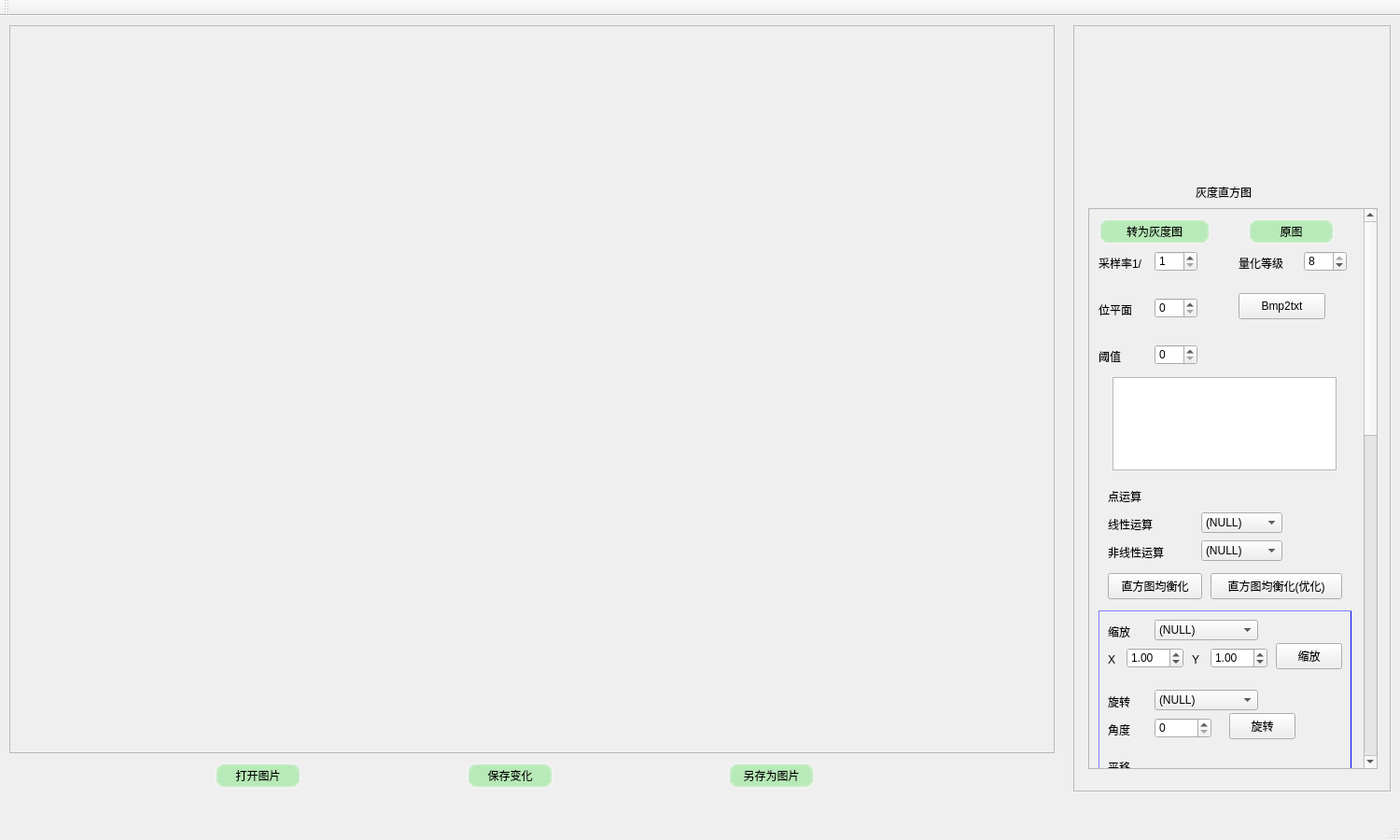
<?xml version="1.0" encoding="UTF-8"?>
<ui version="4.0">
 <class>MainWindow</class>
 <widget class="QMainWindow" name="MainWindow">
  <property name="geometry">
   <rect>
    <x>0</x>
    <y>0</y>
    <width>1500</width>
    <height>900</height>
   </rect>
  </property>
  <property name="windowTitle">
   <string>imgShow</string>
  </property>
  <widget class="QWidget" name="centralWidget">
   <widget class="QPushButton" name="openButton">
    <property name="geometry">
     <rect>
      <x>230</x>
      <y>800</y>
      <width>93</width>
      <height>28</height>
     </rect>
    </property>
    <property name="styleSheet">
     <string notr="true">QPushButton{
background-color:rgba(100,225,100,100);
border-style:outset;
border-width:4px;
border-radius:10px;
border-color:rgba(255,255,255,30);}
QPushButton:pressed{
background-color:rgba(100,255,100,200);
border-color:rgba(255,255,255,30);
border-style:inset;
color:rgba(0,0,0,100);}
QPushButton:hover{
background-color:rgba(100,255,100,100);
border-color:rgba(255,255,255,200);
color:rgba(0,0,0,200);}</string>
    </property>
    <property name="text">
     <string>打开图片</string>
    </property>
   </widget>
   <widget class="QPushButton" name="saveButton">
    <property name="geometry">
     <rect>
      <x>780</x>
      <y>800</y>
      <width>93</width>
      <height>28</height>
     </rect>
    </property>
    <property name="styleSheet">
     <string notr="true">QPushButton{
background-color:rgba(100,225,100,100);
border-style:outset;
border-width:4px;
border-radius:10px;
border-color:rgba(255,255,255,30);}
QPushButton:pressed{
background-color:rgba(100,255,100,200);
border-color:rgba(255,255,255,30);
border-style:inset;
color:rgba(0,0,0,100);}
QPushButton:hover{
background-color:rgba(100,255,100,100);
border-color:rgba(255,255,255,200);
color:rgba(0,0,0,200);}</string>
    </property>
    <property name="text">
     <string>另存为图片</string>
    </property>
   </widget>
   <widget class="QScrollArea" name="screenArea">
    <property name="geometry">
     <rect>
      <x>10</x>
      <y>10</y>
      <width>1120</width>
      <height>780</height>
     </rect>
    </property>
    <property name="widgetResizable">
     <bool>true</bool>
    </property>
    <widget class="QWidget" name="scrollAreaWidgetContents">
     <property name="geometry">
      <rect>
       <x>0</x>
       <y>0</y>
       <width>1118</width>
       <height>778</height>
      </rect>
     </property>
     <widget class="QLabel" name="imageLabel">
      <property name="geometry">
       <rect>
        <x>0</x>
        <y>0</y>
        <width>1120</width>
        <height>780</height>
       </rect>
      </property>
      <property name="text">
       <string/>
      </property>
     </widget>
    </widget>
   </widget>
   <widget class="QScrollArea" name="controlArea">
    <property name="geometry">
     <rect>
      <x>1150</x>
      <y>10</y>
      <width>340</width>
      <height>821</height>
     </rect>
    </property>
    <property name="widgetResizable">
     <bool>true</bool>
    </property>
    <widget class="QWidget" name="scrollAreaWidgetContents_2">
     <property name="geometry">
      <rect>
       <x>0</x>
       <y>0</y>
       <width>338</width>
       <height>819</height>
      </rect>
     </property>
     <widget class="QScrollArea" name="buttonsArea">
      <property name="geometry">
       <rect>
        <x>15</x>
        <y>195</y>
        <width>310</width>
        <height>601</height>
       </rect>
      </property>
      <property name="verticalScrollBarPolicy">
       <enum>Qt::ScrollBarAlwaysOn</enum>
      </property>
      <property name="widgetResizable">
       <bool>true</bool>
      </property>
      <widget class="QWidget" name="scrollAreaWidgetContents_3">
       <property name="geometry">
        <rect>
         <x>0</x>
         <y>-662</y>
         <width>287</width>
         <height>1500</height>
        </rect>
       </property>
       <property name="minimumSize">
        <size>
         <width>0</width>
         <height>1500</height>
        </size>
       </property>
       <widget class="QPushButton" name="showGrey">
        <property name="geometry">
         <rect>
          <x>10</x>
          <y>10</y>
          <width>120</width>
          <height>28</height>
         </rect>
        </property>
        <property name="styleSheet">
         <string notr="true">QPushButton{
background-color:rgba(100,225,100,100);
border-style:outset;
border-width:4px;
border-radius:10px;
border-color:rgba(255,255,255,30);}
QPushButton:pressed{
background-color:rgba(100,255,100,200);
border-color:rgba(255,255,255,30);
border-style:inset;
color:rgba(0,0,0,100);}
QPushButton:hover{
background-color:rgba(100,255,100,100);
border-color:rgba(255,255,255,200);
color:rgba(0,0,0,200);}</string>
        </property>
        <property name="text">
         <string>转为灰度图</string>
        </property>
       </widget>
       <widget class="QLabel" name="sampling">
        <property name="geometry">
         <rect>
          <x>10</x>
          <y>50</y>
          <width>72</width>
          <height>15</height>
         </rect>
        </property>
        <property name="text">
         <string>采样率1/</string>
        </property>
       </widget>
       <widget class="QLabel" name="quantization">
        <property name="geometry">
         <rect>
          <x>160</x>
          <y>50</y>
          <width>72</width>
          <height>15</height>
         </rect>
        </property>
        <property name="text">
         <string>量化等级</string>
        </property>
       </widget>
       <widget class="QSpinBox" name="quantizationBox">
        <property name="geometry">
         <rect>
          <x>230</x>
          <y>45</y>
          <width>46</width>
          <height>22</height>
         </rect>
        </property>
        <property name="minimum">
         <number>1</number>
        </property>
        <property name="maximum">
         <number>8</number>
        </property>
        <property name="value">
         <number>8</number>
        </property>
       </widget>
       <widget class="QLabel" name="bitPlane">
        <property name="geometry">
         <rect>
          <x>10</x>
          <y>100</y>
          <width>72</width>
          <height>15</height>
         </rect>
        </property>
        <property name="text">
         <string>位平面</string>
        </property>
       </widget>
       <widget class="QSpinBox" name="bitPlaneBox">
        <property name="geometry">
         <rect>
          <x>70</x>
          <y>95</y>
          <width>46</width>
          <height>22</height>
         </rect>
        </property>
        <property name="minimum">
         <number>0</number>
        </property>
        <property name="maximum">
         <number>8</number>
        </property>
        <property name="value">
         <number>0</number>
        </property>
       </widget>
       <widget class="QSpinBox" name="samplingBox">
        <property name="geometry">
         <rect>
          <x>70</x>
          <y>45</y>
          <width>46</width>
          <height>22</height>
         </rect>
        </property>
        <property name="minimum">
         <number>1</number>
        </property>
       </widget>
       <widget class="QLabel" name="threshold">
        <property name="geometry">
         <rect>
          <x>10</x>
          <y>150</y>
          <width>72</width>
          <height>15</height>
         </rect>
        </property>
        <property name="text">
         <string>阈值</string>
        </property>
       </widget>
       <widget class="QSpinBox" name="thresholdBox">
        <property name="geometry">
         <rect>
          <x>70</x>
          <y>145</y>
          <width>46</width>
          <height>22</height>
         </rect>
        </property>
        <property name="maximum">
         <number>255</number>
        </property>
       </widget>
       <widget class="QTextEdit" name="diagramText">
        <property name="geometry">
         <rect>
          <x>25</x>
          <y>180</y>
          <width>240</width>
          <height>100</height>
         </rect>
        </property>
       </widget>
       <widget class="QLabel" name="potFuncLabel">
        <property name="geometry">
         <rect>
          <x>20</x>
          <y>300</y>
          <width>72</width>
          <height>15</height>
         </rect>
        </property>
        <property name="text">
         <string>点运算</string>
        </property>
       </widget>
       <widget class="QLabel" name="lineFuncLabel">
        <property name="geometry">
         <rect>
          <x>20</x>
          <y>330</y>
          <width>72</width>
          <height>15</height>
         </rect>
        </property>
        <property name="text">
         <string>线性运算</string>
        </property>
       </widget>
       <widget class="QComboBox" name="lineFunc">
        <property name="geometry">
         <rect>
          <x>120</x>
          <y>325</y>
          <width>87</width>
          <height>22</height>
         </rect>
        </property>
        <item>
         <property name="text">
          <string>(NULL)</string>
         </property>
        </item>
        <item>
         <property name="text">
          <string>y=1.5*x</string>
         </property>
        </item>
        <item>
         <property name="text">
          <string>y=x+50</string>
         </property>
        </item>
       </widget>
       <widget class="QLabel" name="unlineFuncLabel">
        <property name="geometry">
         <rect>
          <x>20</x>
          <y>360</y>
          <width>90</width>
          <height>15</height>
         </rect>
        </property>
        <property name="text">
         <string>非线性运算</string>
        </property>
       </widget>
       <widget class="QComboBox" name="unlineFunc">
        <property name="geometry">
         <rect>
          <x>120</x>
          <y>355</y>
          <width>87</width>
          <height>22</height>
         </rect>
        </property>
        <item>
         <property name="text">
          <string>(NULL)</string>
         </property>
        </item>
        <item>
         <property name="text">
          <string>A</string>
         </property>
        </item>
        <item>
         <property name="text">
          <string>B</string>
         </property>
        </item>
       </widget>
       <widget class="QPushButton" name="tradEqual">
        <property name="geometry">
         <rect>
          <x>20</x>
          <y>390</y>
          <width>101</width>
          <height>28</height>
         </rect>
        </property>
        <property name="text">
         <string>直方图均衡化</string>
        </property>
       </widget>
       <widget class="QPushButton" name="bmp2txt">
        <property name="geometry">
         <rect>
          <x>160</x>
          <y>90</y>
          <width>93</width>
          <height>28</height>
         </rect>
        </property>
        <property name="text">
         <string>Bmp2txt</string>
        </property>
       </widget>
       <widget class="QPushButton" name="preimg">
        <property name="geometry">
         <rect>
          <x>170</x>
          <y>10</y>
          <width>93</width>
          <height>28</height>
         </rect>
        </property>
        <property name="styleSheet">
         <string notr="true">QPushButton{
background-color:rgba(100,225,100,100);
border-style:outset;
border-width:4px;
border-radius:10px;
border-color:rgba(255,255,255,30);}
QPushButton:pressed{
background-color:rgba(100,255,255,200);
border-color:rgba(255,255,255,30);
border-style:inset;
color:rgba(0,0,0,100);}
</string>
        </property>
        <property name="text">
         <string>原图</string>
        </property>
        <property name="checkable">
         <bool>true</bool>
        </property>
        <property name="checked">
         <bool>false</bool>
        </property>
        <property name="autoExclusive">
         <bool>true</bool>
        </property>
       </widget>
       <widget class="QLabel" name="zoomLabel">
        <property name="geometry">
         <rect>
          <x>20</x>
          <y>445</y>
          <width>72</width>
          <height>15</height>
         </rect>
        </property>
        <property name="text">
         <string>缩放</string>
        </property>
       </widget>
       <widget class="QComboBox" name="zoomType">
        <property name="geometry">
         <rect>
          <x>70</x>
          <y>440</y>
          <width>111</width>
          <height>22</height>
         </rect>
        </property>
        <item>
         <property name="text">
          <string>(NULL)</string>
         </property>
        </item>
        <item>
         <property name="text">
          <string>最近邻差值</string>
         </property>
        </item>
        <item>
         <property name="text">
          <string>双线性差值</string>
         </property>
        </item>
       </widget>
       <widget class="QDoubleSpinBox" name="zoomSizeX">
        <property name="geometry">
         <rect>
          <x>40</x>
          <y>470</y>
          <width>61</width>
          <height>22</height>
         </rect>
        </property>
        <property name="singleStep">
         <double>0.100000000000000</double>
        </property>
        <property name="value">
         <double>1.000000000000000</double>
        </property>
       </widget>
       <widget class="QLabel" name="zoomLabelX">
        <property name="geometry">
         <rect>
          <x>20</x>
          <y>475</y>
          <width>21</width>
          <height>16</height>
         </rect>
        </property>
        <property name="text">
         <string>X</string>
        </property>
       </widget>
       <widget class="QLabel" name="zoomLabelY">
        <property name="geometry">
         <rect>
          <x>110</x>
          <y>475</y>
          <width>21</width>
          <height>16</height>
         </rect>
        </property>
        <property name="text">
         <string>Y</string>
        </property>
       </widget>
       <widget class="QDoubleSpinBox" name="zoomSizeY">
        <property name="geometry">
         <rect>
          <x>130</x>
          <y>470</y>
          <width>61</width>
          <height>22</height>
         </rect>
        </property>
        <property name="singleStep">
         <double>0.100000000000000</double>
        </property>
        <property name="value">
         <double>1.000000000000000</double>
        </property>
       </widget>
       <widget class="QPushButton" name="zoomButton">
        <property name="geometry">
         <rect>
          <x>200</x>
          <y>465</y>
          <width>71</width>
          <height>28</height>
         </rect>
        </property>
        <property name="text">
         <string>缩放</string>
        </property>
       </widget>
       <widget class="QLabel" name="rollLabel_X">
        <property name="geometry">
         <rect>
          <x>20</x>
          <y>550</y>
          <width>31</width>
          <height>16</height>
         </rect>
        </property>
        <property name="text">
         <string>角度</string>
        </property>
       </widget>
       <widget class="QPushButton" name="rollButton">
        <property name="geometry">
         <rect>
          <x>150</x>
          <y>540</y>
          <width>71</width>
          <height>28</height>
         </rect>
        </property>
        <property name="text">
         <string>旋转</string>
        </property>
       </widget>
       <widget class="QSpinBox" name="rollSize">
        <property name="geometry">
         <rect>
          <x>70</x>
          <y>545</y>
          <width>61</width>
          <height>22</height>
         </rect>
        </property>
        <property name="maximum">
         <number>360</number>
        </property>
       </widget>
       <widget class="QLabel" name="rollLabel">
        <property name="geometry">
         <rect>
          <x>20</x>
          <y>520</y>
          <width>72</width>
          <height>15</height>
         </rect>
        </property>
        <property name="text">
         <string>旋转</string>
        </property>
       </widget>
       <widget class="QComboBox" name="rollType">
        <property name="geometry">
         <rect>
          <x>70</x>
          <y>515</y>
          <width>111</width>
          <height>22</height>
         </rect>
        </property>
        <item>
         <property name="text">
          <string>(NULL)</string>
         </property>
        </item>
        <item>
         <property name="text">
          <string>最近邻差值</string>
         </property>
        </item>
        <item>
         <property name="text">
          <string>双线性差值</string>
         </property>
        </item>
       </widget>
       <widget class="QSpinBox" name="translationSizeX">
        <property name="geometry">
         <rect>
          <x>40</x>
          <y>615</y>
          <width>61</width>
          <height>22</height>
         </rect>
        </property>
       </widget>
       <widget class="QLabel" name="translationLabelX">
        <property name="geometry">
         <rect>
          <x>20</x>
          <y>620</y>
          <width>21</width>
          <height>16</height>
         </rect>
        </property>
        <property name="text">
         <string>X</string>
        </property>
       </widget>
       <widget class="QSpinBox" name="translationSizeY">
        <property name="geometry">
         <rect>
          <x>130</x>
          <y>615</y>
          <width>61</width>
          <height>22</height>
         </rect>
        </property>
       </widget>
       <widget class="QPushButton" name="translationButton">
        <property name="geometry">
         <rect>
          <x>200</x>
          <y>610</y>
          <width>71</width>
          <height>28</height>
         </rect>
        </property>
        <property name="text">
         <string>平移</string>
        </property>
       </widget>
       <widget class="QLabel" name="translationLabel">
        <property name="geometry">
         <rect>
          <x>20</x>
          <y>590</y>
          <width>72</width>
          <height>15</height>
         </rect>
        </property>
        <property name="text">
         <string>平移</string>
        </property>
       </widget>
       <widget class="QLabel" name="translationLabelY">
        <property name="geometry">
         <rect>
          <x>110</x>
          <y>620</y>
          <width>21</width>
          <height>16</height>
         </rect>
        </property>
        <property name="text">
         <string>Y</string>
        </property>
       </widget>
       <widget class="QLabel" name="circle1">
        <property name="geometry">
         <rect>
          <x>10</x>
          <y>430</y>
          <width>271</width>
          <height>221</height>
         </rect>
        </property>
        <property name="styleSheet">
         <string notr="true">border-color:rgb(0, 0, 255);
border-style:outset;
border-width:1px;</string>
        </property>
        <property name="text">
         <string/>
        </property>
       </widget>
       <widget class="QLabel" name="magicLabel">
        <property name="geometry">
         <rect>
          <x>20</x>
          <y>680</y>
          <width>72</width>
          <height>15</height>
         </rect>
        </property>
        <property name="text">
         <string>图像变换</string>
        </property>
       </widget>
       <widget class="QComboBox" name="magicType">
        <property name="geometry">
         <rect>
          <x>110</x>
          <y>675</y>
          <width>141</width>
          <height>22</height>
         </rect>
        </property>
        <item>
         <property name="text">
          <string>(NULL)</string>
         </property>
        </item>
        <item>
         <property name="text">
          <string>傅里叶变换</string>
         </property>
        </item>
        <item>
         <property name="text">
          <string>离散余弦变换</string>
         </property>
        </item>
        <item>
         <property name="text">
          <string>小波变换</string>
         </property>
        </item>
       </widget>
       <widget class="QPushButton" name="showMagic">
        <property name="geometry">
         <rect>
          <x>40</x>
          <y>710</y>
          <width>93</width>
          <height>28</height>
         </rect>
        </property>
        <property name="text">
         <string>显示频谱图</string>
        </property>
       </widget>
       <widget class="QPushButton" name="magicBack">
        <property name="geometry">
         <rect>
          <x>160</x>
          <y>710</y>
          <width>93</width>
          <height>28</height>
         </rect>
        </property>
        <property name="text">
         <string>反变换重构</string>
        </property>
       </widget>
       <widget class="QPushButton" name="betterEqual">
        <property name="geometry">
         <rect>
          <x>130</x>
          <y>390</y>
          <width>141</width>
          <height>28</height>
         </rect>
        </property>
        <property name="text">
         <string>直方图均衡化(优化)</string>
        </property>
       </widget>
       <widget class="QPushButton" name="magicButton">
        <property name="geometry">
         <rect>
          <x>200</x>
          <y>750</y>
          <width>71</width>
          <height>28</height>
         </rect>
        </property>
        <property name="text">
         <string>变化</string>
        </property>
       </widget>
       <widget class="QLabel" name="gaussianlabel">
        <property name="geometry">
         <rect>
          <x>20</x>
          <y>760</y>
          <width>72</width>
          <height>15</height>
         </rect>
        </property>
        <property name="text">
         <string>滤波类型</string>
        </property>
       </widget>
       <widget class="QComboBox" name="gaussianBox">
        <property name="geometry">
         <rect>
          <x>100</x>
          <y>755</y>
          <width>87</width>
          <height>22</height>
         </rect>
        </property>
        <item>
         <property name="text">
          <string>(NULL)</string>
         </property>
        </item>
        <item>
         <property name="text">
          <string>低通</string>
         </property>
        </item>
        <item>
         <property name="text">
          <string>高通</string>
         </property>
        </item>
        <item>
         <property name="text">
          <string>带通</string>
         </property>
        </item>
       </widget>
       <widget class="QLabel" name="circle2">
        <property name="geometry">
         <rect>
          <x>10</x>
          <y>665</y>
          <width>271</width>
          <height>125</height>
         </rect>
        </property>
        <property name="styleSheet">
         <string notr="true">border-color:rgb(0, 0, 255);
border-style:outset;
border-width:1px;</string>
        </property>
        <property name="text">
         <string/>
        </property>
       </widget>
       <widget class="QPushButton" name="smoothButton">
        <property name="geometry">
         <rect>
          <x>160</x>
          <y>815</y>
          <width>93</width>
          <height>28</height>
         </rect>
        </property>
        <property name="text">
         <string>平滑</string>
        </property>
       </widget>
       <widget class="QComboBox" name="smoothBox">
        <property name="geometry">
         <rect>
          <x>40</x>
          <y>820</y>
          <width>101</width>
          <height>22</height>
         </rect>
        </property>
        <item>
         <property name="text">
          <string>(NULL)</string>
         </property>
        </item>
        <item>
         <property name="text">
          <string>均值</string>
         </property>
        </item>
        <item>
         <property name="text">
          <string>中值</string>
         </property>
        </item>
        <item>
         <property name="text">
          <string>双边</string>
         </property>
        </item>
       </widget>
       <widget class="QPushButton" name="sharpenButton">
        <property name="geometry">
         <rect>
          <x>160</x>
          <y>855</y>
          <width>93</width>
          <height>28</height>
         </rect>
        </property>
        <property name="text">
         <string>锐化</string>
        </property>
       </widget>
       <widget class="QComboBox" name="sharpenBox">
        <property name="geometry">
         <rect>
          <x>40</x>
          <y>860</y>
          <width>101</width>
          <height>22</height>
         </rect>
        </property>
        <item>
         <property name="text">
          <string>(NULL)</string>
         </property>
        </item>
        <item>
         <property name="text">
          <string>Roberts</string>
         </property>
        </item>
        <item>
         <property name="text">
          <string>Sobel</string>
         </property>
        </item>
        <item>
         <property name="text">
          <string>拉普拉斯</string>
         </property>
        </item>
       </widget>
       <widget class="QTextEdit" name="diyKernel">
        <property name="geometry">
         <rect>
          <x>40</x>
          <y>900</y>
          <width>211</width>
          <height>111</height>
         </rect>
        </property>
       </widget>
       <widget class="QPushButton" name="diyButton">
        <property name="geometry">
         <rect>
          <x>80</x>
          <y>1020</y>
          <width>131</width>
          <height>28</height>
         </rect>
        </property>
        <property name="text">
         <string>自定义模板卷积</string>
        </property>
       </widget>
       <widget class="QLabel" name="circle3">
        <property name="geometry">
         <rect>
          <x>10</x>
          <y>805</y>
          <width>271</width>
          <height>281</height>
         </rect>
        </property>
        <property name="styleSheet">
         <string notr="true">border-color:rgb(0, 0, 255);
border-style:outset;
border-width:1px;</string>
        </property>
        <property name="text">
         <string/>
        </property>
       </widget>
       <widget class="QComboBox" name="edgeBox">
        <property name="geometry">
         <rect>
          <x>40</x>
          <y>1111</y>
          <width>100</width>
          <height>22</height>
         </rect>
        </property>
        <item>
         <property name="text">
          <string>(NULL)</string>
         </property>
        </item>
        <item>
         <property name="text">
          <string>sobel</string>
         </property>
        </item>
        <item>
         <property name="text">
          <string>prewitt</string>
         </property>
        </item>
        <item>
         <property name="text">
          <string>拉普拉斯</string>
         </property>
        </item>
       </widget>
       <widget class="QPushButton" name="edgeButton">
        <property name="geometry">
         <rect>
          <x>160</x>
          <y>1106</y>
          <width>93</width>
          <height>28</height>
         </rect>
        </property>
        <property name="text">
         <string>边缘检测</string>
        </property>
       </widget>
       <widget class="QPushButton" name="edgeTrack">
        <property name="geometry">
         <rect>
          <x>100</x>
          <y>1151</y>
          <width>93</width>
          <height>28</height>
         </rect>
        </property>
        <property name="text">
         <string>边缘跟踪</string>
        </property>
       </widget>
       <widget class="QPushButton" name="HoughTransform">
        <property name="geometry">
         <rect>
          <x>70</x>
          <y>1191</y>
          <width>151</width>
          <height>28</height>
         </rect>
        </property>
        <property name="text">
         <string>霍夫变换检测直线</string>
        </property>
       </widget>
       <widget class="QLabel" name="circle4">
        <property name="geometry">
         <rect>
          <x>10</x>
          <y>1100</y>
          <width>271</width>
          <height>131</height>
         </rect>
        </property>
        <property name="styleSheet">
         <string notr="true">border-color:rgb(0, 0, 255);
border-style:outset;
border-width:1px;</string>
        </property>
        <property name="text">
         <string/>
        </property>
       </widget>
       <widget class="QComboBox" name="codeBox">
        <property name="geometry">
         <rect>
          <x>90</x>
          <y>1271</y>
          <width>101</width>
          <height>22</height>
         </rect>
        </property>
        <item>
         <property name="text">
          <string>(NULL)</string>
         </property>
        </item>
        <item>
         <property name="text">
          <string>哈夫曼编码</string>
         </property>
        </item>
        <item>
         <property name="text">
          <string>游程编码</string>
         </property>
        </item>
       </widget>
       <widget class="QPushButton" name="enCode">
        <property name="geometry">
         <rect>
          <x>40</x>
          <y>1301</y>
          <width>93</width>
          <height>28</height>
         </rect>
        </property>
        <property name="text">
         <string>压缩</string>
        </property>
       </widget>
       <widget class="QPushButton" name="deCode">
        <property name="geometry">
         <rect>
          <x>160</x>
          <y>1301</y>
          <width>93</width>
          <height>28</height>
         </rect>
        </property>
        <property name="text">
         <string>解压缩</string>
        </property>
       </widget>
       <widget class="QPushButton" name="turning256">
        <property name="geometry">
         <rect>
          <x>60</x>
          <y>1351</y>
          <width>181</width>
          <height>28</height>
         </rect>
        </property>
        <property name="styleSheet">
         <string notr="true">QPushButton{
background-color:rgba(100,225,100,100);
border-style:outset;
border-width:4px;
border-radius:10px;
border-color:rgba(255,255,255,30);}
QPushButton:pressed{
background-color:rgba(100,255,100,200);
border-color:rgba(255,255,255,30);
border-style:inset;
color:rgba(0,0,0,100);}
QPushButton:hover{
background-color:rgba(100,255,100,100);
border-color:rgba(255,255,255,200);
color:rgba(0,0,0,200);}</string>
        </property>
        <property name="text">
         <string>24位真彩色转256色彩色</string>
        </property>
       </widget>
       <widget class="QPushButton" name="HomoButton">
        <property name="geometry">
         <rect>
          <x>90</x>
          <y>1050</y>
          <width>111</width>
          <height>28</height>
         </rect>
        </property>
        <property name="styleSheet">
         <string notr="true">QPushButton{
background-color:rgba(100,225,100,100);
border-style:outset;
border-width:4px;
border-radius:10px;
border-color:rgba(255,255,255,30);}
QPushButton:pressed{
background-color:rgba(100,255,100,200);
border-color:rgba(255,255,255,30);
border-style:inset;
color:rgba(0,0,0,100);}
QPushButton:hover{
background-color:rgba(100,255,100,100);
border-color:rgba(255,255,255,200);
color:rgba(0,0,0,200);}</string>
        </property>
        <property name="text">
         <string>同态滤波处理</string>
        </property>
       </widget>
       <zorder>circle4</zorder>
       <zorder>circle2</zorder>
       <zorder>circle3</zorder>
       <zorder>circle1</zorder>
       <zorder>showGrey</zorder>
       <zorder>sampling</zorder>
       <zorder>quantization</zorder>
       <zorder>quantizationBox</zorder>
       <zorder>bitPlane</zorder>
       <zorder>bitPlaneBox</zorder>
       <zorder>samplingBox</zorder>
       <zorder>threshold</zorder>
       <zorder>thresholdBox</zorder>
       <zorder>diagramText</zorder>
       <zorder>potFuncLabel</zorder>
       <zorder>lineFuncLabel</zorder>
       <zorder>lineFunc</zorder>
       <zorder>unlineFuncLabel</zorder>
       <zorder>unlineFunc</zorder>
       <zorder>tradEqual</zorder>
       <zorder>bmp2txt</zorder>
       <zorder>preimg</zorder>
       <zorder>zoomLabel</zorder>
       <zorder>zoomType</zorder>
       <zorder>zoomSizeX</zorder>
       <zorder>zoomLabelX</zorder>
       <zorder>zoomLabelY</zorder>
       <zorder>zoomSizeY</zorder>
       <zorder>zoomButton</zorder>
       <zorder>rollLabel_X</zorder>
       <zorder>rollButton</zorder>
       <zorder>rollSize</zorder>
       <zorder>rollLabel</zorder>
       <zorder>rollType</zorder>
       <zorder>translationSizeX</zorder>
       <zorder>translationLabelX</zorder>
       <zorder>translationSizeY</zorder>
       <zorder>translationButton</zorder>
       <zorder>translationLabel</zorder>
       <zorder>translationLabelY</zorder>
       <zorder>magicLabel</zorder>
       <zorder>magicType</zorder>
       <zorder>showMagic</zorder>
       <zorder>magicBack</zorder>
       <zorder>betterEqual</zorder>
       <zorder>magicButton</zorder>
       <zorder>gaussianlabel</zorder>
       <zorder>gaussianBox</zorder>
       <zorder>smoothButton</zorder>
       <zorder>smoothBox</zorder>
       <zorder>sharpenButton</zorder>
       <zorder>sharpenBox</zorder>
       <zorder>diyKernel</zorder>
       <zorder>diyButton</zorder>
       <zorder>edgeBox</zorder>
       <zorder>edgeButton</zorder>
       <zorder>edgeTrack</zorder>
       <zorder>HoughTransform</zorder>
       <zorder>codeBox</zorder>
       <zorder>enCode</zorder>
       <zorder>deCode</zorder>
       <zorder>turning256</zorder>
       <zorder>HomoButton</zorder>
      </widget>
     </widget>
     <widget class="QCustomPlot" name="diagram" native="true">
      <property name="geometry">
       <rect>
        <x>45</x>
        <y>10</y>
        <width>250</width>
        <height>150</height>
       </rect>
      </property>
     </widget>
     <widget class="QLabel" name="diagramLabel">
      <property name="geometry">
       <rect>
        <x>130</x>
        <y>170</y>
        <width>100</width>
        <height>15</height>
       </rect>
      </property>
      <property name="text">
       <string>灰度直方图</string>
      </property>
     </widget>
    </widget>
   </widget>
   <widget class="QPushButton" name="saveChange">
    <property name="geometry">
     <rect>
      <x>500</x>
      <y>800</y>
      <width>93</width>
      <height>28</height>
     </rect>
    </property>
    <property name="styleSheet">
     <string notr="true">QPushButton{
background-color:rgba(100,225,100,100);
border-style:outset;
border-width:4px;
border-radius:10px;
border-color:rgba(255,255,255,30);}
QPushButton:pressed{
background-color:rgba(100,255,100,200);
border-color:rgba(255,255,255,30);
border-style:inset;
color:rgba(0,0,0,100);}
QPushButton:hover{
background-color:rgba(100,255,100,100);
border-color:rgba(255,255,255,200);
color:rgba(0,0,0,200);}
</string>
    </property>
    <property name="text">
     <string>保存变化</string>
    </property>
   </widget>
   <zorder>screenArea</zorder>
   <zorder>controlArea</zorder>
   <zorder>saveChange</zorder>
   <zorder>saveButton</zorder>
   <zorder>openButton</zorder>
  </widget>
  <widget class="QMenuBar" name="menuBar">
   <property name="geometry">
    <rect>
     <x>0</x>
     <y>0</y>
     <width>1500</width>
     <height>26</height>
    </rect>
   </property>
  </widget>
  <widget class="QToolBar" name="mainToolBar">
   <attribute name="toolBarArea">
    <enum>TopToolBarArea</enum>
   </attribute>
   <attribute name="toolBarBreak">
    <bool>false</bool>
   </attribute>
  </widget>
  <widget class="QStatusBar" name="statusBar"/>
 </widget>
 <layoutdefault spacing="6" margin="11"/>
 <customwidgets>
  <customwidget>
   <class>QCustomPlot</class>
   <extends>QWidget</extends>
   <header location="global">qcustomplot.h</header>
   <container>1</container>
  </customwidget>
 </customwidgets>
 <resources/>
 <connections/>
</ui>
